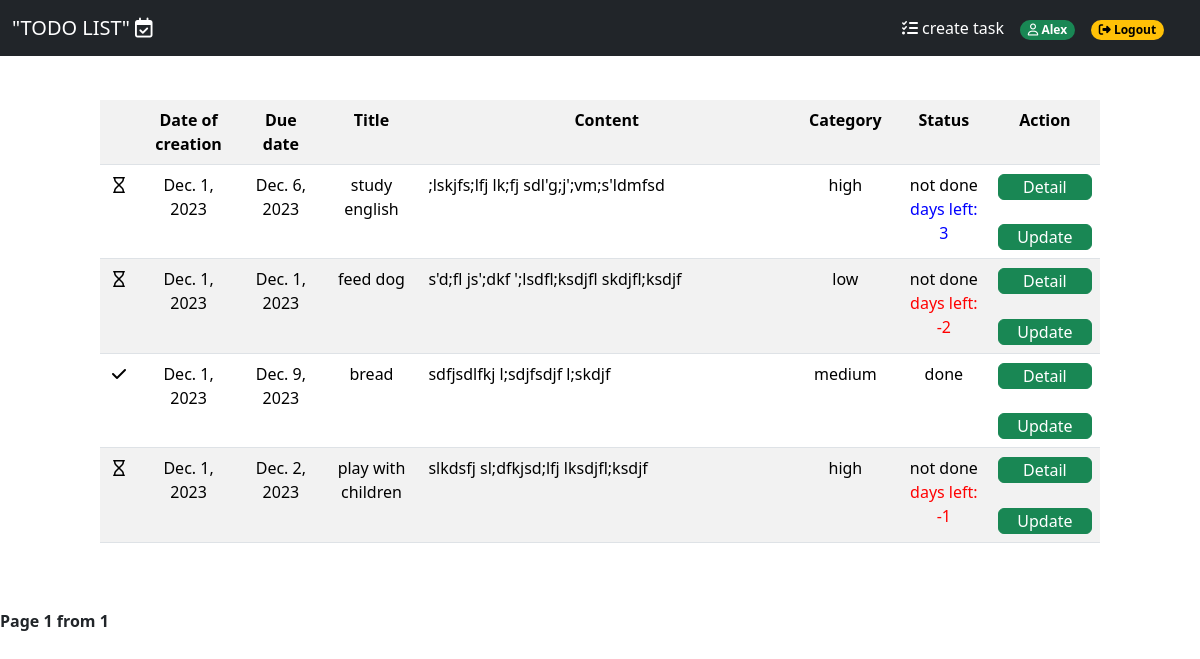
The page /todolist/ (signed in) on the database its author committed.
### app/models.py (models this page shows, shortened)
class Todolist(models.Model):
    title = models.CharField(max_length=250)
    content = models.TextField(blank=True)
    created = models.DateField(default=timezone.now().strftime("%Y-%m-%d"))
    due_date = models.DateField(default=timezone.now().strftime("%Y-%m-%d"))
    category = models.ForeignKey(Category, on_delete=models.PROTECT)
    user = models.ForeignKey(User, on_delete=models.CASCADE)
    status = models.BooleanField(verbose_name="Status", default=False, null=True, blank=True)
    class Meta:
        ordering = ['-created']

class Category(models.Model):
    name = models.CharField(max_length=30)
    class Meta:
        verbose_name = "Category"
        verbose_name_plural = "Categories"

### app/views.py (the view)
# urls.py: path('todolist/', TodolistView.as_view(), name='todolist'),
class TodolistView(View):
    def get(self, request):
        todo = Todolist.objects.filter(user=request.user.id)
        todo_list = list(todo.values())
        current_date = date.today()
        for each in todo_list:
            left_days = (each['due_date'] - current_date)
            each['left_days'] = left_days.days
            category = Category.objects.get(id=each['category_id'])
            each['category_id']=category.name
        print(type(left_days))
        paginator = Paginator(todo_list, 4)
        if 'page' in request.GET:
            page_num = request.GET['page']
        else:
            page_num = 1
        page = paginator.get_page(page_num)
        context = {'page':page}
        return render(request, 'todolist.html', context)

### templates/todolist.html (shortened to what this page needs)
{% extends "base.html" %}
{% block content %}
<div style="padding: 30px 100px 30px 100px">
            <table class="table table-striped table-responsive" >
                <tr class="centring">
                    <th class="width3"></th>
                    <th class="width1"> Date of creation </th>
                    <th class="width1"> Due date </th>
                    <th class="width1"> Title </th>
                    <th class="width2"> Content </th>
                    <th class="width1"> Category </th>
                    <th class="width1"> Status </th>
                    <th class="width1"> Action </th>
                </tr>
                {% for each in page %}
                <tr>
                    <td class="centring">{% if each.status %} <i class="fa-solid fa-check"></i> {% else %} <i class="fa-regular fa-hourglass"></i> {% endif %}</td>
                    <td class="centring">{{each.created}}</td>
                    <td class="centring">{{each.due_date}} </td>
                    <td class="centring">{{each.title}}</td>
                    <td>{{each.content}}</td>
                    <td class="centring">{{each.category_id}}</td>
                    <td class="centring">{% if each.status %} done {% else %} not done <br> <span style="color: {% if each.left_days < 2 %} red {% else %} blue {% endif %};"> days left:  {{ each.left_days }} </span> {% endif %}  </td>
                    <td><a href="{% url 'detail' each.id %}"  class="btn btn-success w-100 py-0"> Detail </a><br><br>
                        <a href="{% url 'update' each.id %}"  class="btn btn-success w-100 py-0"> Update </a>
                    </td>
                </tr>
                {% endfor %}
            </table>
</div>
<div class="pagination">
    <span class="current">Page {{ page.number }} from {{ page.paginator.num_pages }}</span>
</div>
{% endblock %}

### templates/base.html (shortened to what this page needs)
{% load static %}
<!DOCTYPE html>
<html lang="en">
<head>
    <link href="https://cdn.jsdelivr.net/npm/bootstrap@5.3.2/dist/css/bootstrap.min.css" rel="stylesheet">
</head>
<body>
    <nav class="navbar navbar-expand-md navbar-dark fixed-top bg-dark">
        <div class="container-fluid">
            <a class="navbar-brand" href="{% url 'todolist' %}"> "TODO LIST" <i class="fa-regular fa-calendar-check"></i></a>
            <div class="offcanvas offcanvas-end text-bg-dark" tabindex="-1" id="offcanvasNavbar2" aria-labelledby="offcanvasNavbar2Label">
                <div class="offcanvas-body">
                    <ul class="navbar-nav justify-content-end flex-grow-1 pe-3">
                        {% if request.user.is_authenticated %}
                        <li class="nav-item">
                            <a class="nav-link active" aria-current="page" href="{% url 'todocreate' %}"><i class="fa-solid fa-list-check"></i> create task</a>
                        </li>
                        <li class="nav-item">
                            <span class="nav-link active" aria-current="page"><span class="badge text-bg-success rounded-pill" > <i class="fa-regular fa-user"></i>   {{ request.user.first_name }} </span></span>
                        </li>
                        <li class="nav-item">
                            <a class="nav-link active" aria-current="page" href="{% url 'logout' %}"> <span class="badge text-bg-warning rounded-pill"><i class="fa-solid fa-right-from-bracket"></i>  Logout</span> </a>
                        </li>
                        {% endif %}
                    </ul>
                </div>
            </div>
        </div>
    </nav>
    <div style="margin-top: 70px;">
        {% block content %}
        {% endblock %}
    </div>
</body>
</html>

### templates/base.html (style rules this page uses)
.width1 { width: 130px; }
.width2 { width: 700px; }
.width3 { width: 50px; }
.centring { text-align: center; }
.pagination { margin-top: 20px; text-align: center; }
.pagination .current { font-weight: bold; }

### rows shown on the page
Todolist: status False (drawn), created "Dec. 1, 2023", due_date "Dec. 6, 2023", title "study english", content ";lskjfs;lfj lk;fj sdl'g;j';vm;s'ldmfsd", category_id "high", left_days "3"
Todolist: status False (drawn), created "Dec. 1, 2023", due_date "Dec. 1, 2023", title "feed dog", content "s'd;fl js';dkf ';lsdfl;ksdjfl skdjfl;ksdjf", category_id "low", left_days "-2"
Todolist: status True (drawn), created "Dec. 1, 2023", due_date "Dec. 9, 2023", title "bread", content "sdfjsdlfkj l;sdjfsdjf l;skdjf", category_id "medium"
Todolist: status False (drawn), created "Dec. 1, 2023", due_date "Dec. 2, 2023", title "play with children", content "slkdsfj sl;dfkjsd;lfj lksdjfl;ksdjf", category_id "high", left_days "-1"

### other values the page prints
{{ request.user.first_name }} "Alex"
{{ page.number }} "1"
{{ page.paginator.num_pages }} "1"
